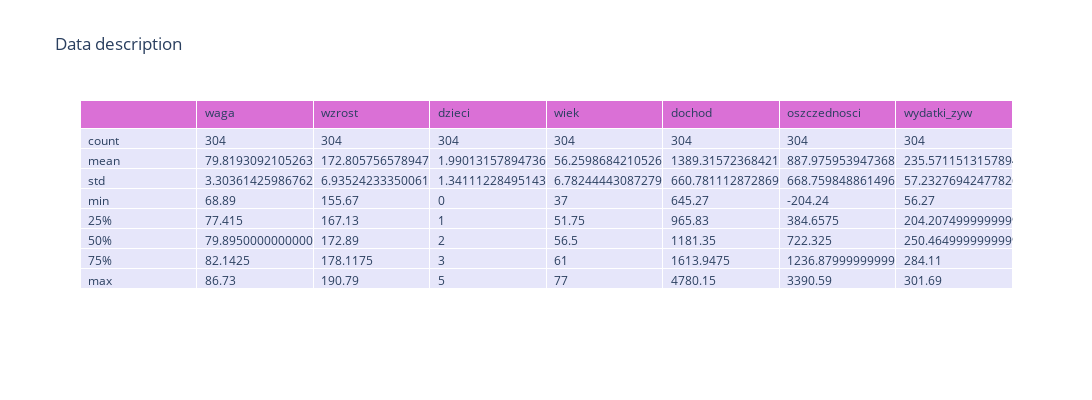

Notebook code for this chart:
### Markdown cell above
#### Zmienne ilościowe

### Code cell
fig = go.Figure(data=[go.Table(
    header=dict(values=[''] + list(data.drop(columns=['id']).describe().columns),
                fill_color='orchid',
                align='left'),
    cells=dict(values=[data.drop(columns=['id']).describe().index] + [data.drop(columns=['id']).describe()[col] for col in data.drop(columns=['id']).describe().columns],
               fill_color='lavender',
               align='left'))
]).update_layout(title='Data description')
fig.update_layout(width=1500, height=400)
fig.show()

### Figure 1 — Plotly figure (JSON) as saved in the notebook; plotly's stock layout.template omitted (floating-point values rounded to 4 significant figures)
{"data": [{"cells": {"align": "left", "fill": {"color": "lavender"}, "values": [["count", "mean", "std", "min", "25%", "50%", "75%", "max"], [304, 79.82, 3.304, 68.89, 77.42, 79.9, 82.14, 86.73], [304, 172.8, 6.935, 155.7, 167.1, 172.9, 178.1, 190.8], [304, 1.99, 1.341, 0, 1, 2, 3, 5], [304, 56.26, 6.782, 37, 51.75, 56.5, 61, 77], [304, 1389.0, 660.8, 645.3, 965.8, 1181.0, 1614.0, 4780.0], [304, 888.0, 668.8, -204.2, 384.7, 722.3, 1237.0, 3391.0], [304, 235.6, 57.23, 56.27, 204.2, 250.5, 284.1, 301.7]]}, "header": {"align": "left", "fill": {"color": "orchid"}, "values": ["", "waga", "wzrost", "dzieci", "wiek", "dochod", "oszczednosci", "wydatki_zyw"]}, "type": "table"}], "layout": {"height": 400, "title": {"text": "Data description"}, "width": 1500}}
